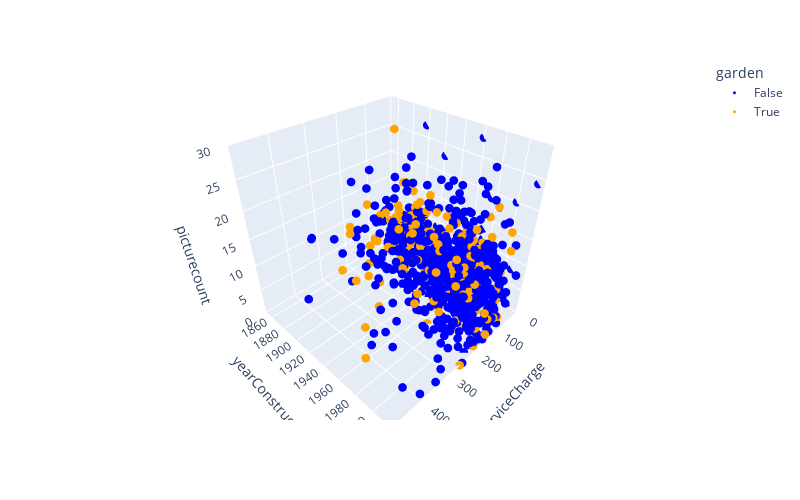

Notebook source saved alongside this figure:
### Code cell
# visualize on a randomly sampled subset to allow better visual interpretation
visualize(immos.sample(1000))

### Figure 1 — Plotly figure (JSON) as saved in the notebook; plotly's stock layout.template omitted (floating-point values rounded to 4 significant figures; data arrays with more than 128 entries replaced by an {"elided": "..."} marker saying what was removed)
{"data": [{"hovertemplate": "garden=False<br>serviceCharge=%{x}<br>yearConstructed=%{y}<br>picturecount=%{z}<extra></extra>", "legendgroup": "False", "marker": {"color": "blue", "size": 3, "symbol": "circle"}, "mode": "markers", "name": "False", "scene": "scene", "showlegend": true, "type": "scatter3d", "x": {"elided": "815 float values"}, "y": {"elided": "815 int values"}, "z": {"elided": "815 int values"}}, {"hovertemplate": "garden=True<br>serviceCharge=%{x}<br>yearConstructed=%{y}<br>picturecount=%{z}<extra></extra>", "legendgroup": "True", "marker": {"color": "orange", "size": 3, "symbol": "circle"}, "mode": "markers", "name": "True", "scene": "scene", "showlegend": true, "type": "scatter3d", "x": {"elided": "185 float values"}, "y": {"elided": "185 int values"}, "z": {"elided": "185 int values"}}], "layout": {"autosize": false, "height": 500, "legend": {"title": {"text": "garden"}, "tracegroupgap": 0}, "margin": {"t": 60}, "scene": {"domain": {"x": [0, 1], "y": [0, 1]}, "xaxis": {"range": [0, 500], "title": {"text": "serviceCharge"}}, "yaxis": {"range": [1850, 2020], "title": {"text": "yearConstructed"}}, "zaxis": {"range": [0, 30], "title": {"text": "picturecount"}}}, "width": 800}}
